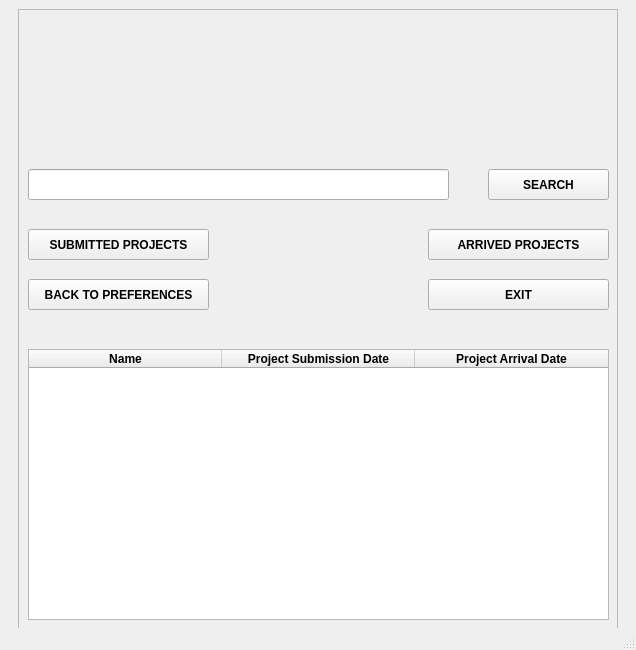
<?xml version="1.0" encoding="UTF-8"?>
<ui version="4.0">
 <class>interviews_page_MainWindow</class>
 <widget class="QMainWindow" name="interviews_page_MainWindow">
  <property name="geometry">
   <rect>
    <x>0</x>
    <y>0</y>
    <width>636</width>
    <height>650</height>
   </rect>
  </property>
  <property name="minimumSize">
   <size>
    <width>636</width>
    <height>650</height>
   </size>
  </property>
  <property name="maximumSize">
   <size>
    <width>636</width>
    <height>711</height>
   </size>
  </property>
  <property name="windowTitle">
   <string>                                                        INTERVIEWS PAGE</string>
  </property>
  <widget class="QWidget" name="centralwidget">
   <layout class="QGridLayout" name="gridLayout">
    <item row="0" column="0">
     <widget class="QFrame" name="frame">
      <property name="minimumSize">
       <size>
        <width>600</width>
        <height>650</height>
       </size>
      </property>
      <property name="maximumSize">
       <size>
        <width>600</width>
        <height>650</height>
       </size>
      </property>
      <property name="frameShape">
       <enum>QFrame::StyledPanel</enum>
      </property>
      <property name="frameShadow">
       <enum>QFrame::Raised</enum>
      </property>
      <property name="lineWidth">
       <number>0</number>
      </property>
      <property name="midLineWidth">
       <number>0</number>
      </property>
      <widget class="QLineEdit" name="search_lineEdit">
       <property name="geometry">
        <rect>
         <x>10</x>
         <y>160</y>
         <width>421</width>
         <height>31</height>
        </rect>
       </property>
       <property name="contextMenuPolicy">
        <enum>Qt::DefaultContextMenu</enum>
       </property>
       <property name="accessibleName">
        <string/>
       </property>
       <property name="accessibleDescription">
        <string/>
       </property>
       <property name="autoFillBackground">
        <bool>false</bool>
       </property>
       <property name="inputMethodHints">
        <set>Qt::ImhNone</set>
       </property>
       <property name="inputMask">
        <string/>
       </property>
       <property name="text">
        <string/>
       </property>
       <property name="echoMode">
        <enum>QLineEdit::Normal</enum>
       </property>
       <property name="alignment">
        <set>Qt::AlignCenter</set>
       </property>
       <property name="dragEnabled">
        <bool>false</bool>
       </property>
       <property name="readOnly">
        <bool>false</bool>
       </property>
       <property name="cursorMoveStyle">
        <enum>Qt::LogicalMoveStyle</enum>
       </property>
       <property name="clearButtonEnabled">
        <bool>false</bool>
       </property>
      </widget>
      <widget class="QPushButton" name="search_pushButton">
       <property name="geometry">
        <rect>
         <x>470</x>
         <y>160</y>
         <width>121</width>
         <height>31</height>
        </rect>
       </property>
       <property name="font">
        <font>
         <bold>true</bold>
        </font>
       </property>
       <property name="styleSheet">
        <string notr="true">
QPushButton:hover {

                  background-color: qlineargradient(spread:pad, x1:0, y1:0, x2:0, y2:1, stop:0 rgba(0,157, 255, 255), stop:1 rgba(30, 206, 255, 255));
                  color: rgb(255, 255, 255);
                  }

QPushButton:pressed {
                    background-color: rgb(255, 255, 255);
                    color: rgb(0, 0, 255);
                    }
</string>
       </property>
       <property name="text">
        <string>SEARCH</string>
       </property>
      </widget>
      <widget class="QPushButton" name="submitted_projects_pushButton">
       <property name="geometry">
        <rect>
         <x>10</x>
         <y>220</y>
         <width>181</width>
         <height>31</height>
        </rect>
       </property>
       <property name="font">
        <font>
         <bold>true</bold>
        </font>
       </property>
       <property name="styleSheet">
        <string notr="true">
QPushButton:hover {

                  background-color: qlineargradient(spread:pad, x1:0, y1:0, x2:0, y2:1, stop:0 rgba(0,157, 255, 255), stop:1 rgba(30, 206, 255, 255));
                  color: rgb(255, 255, 255);
                  }

QPushButton:pressed {
                    background-color: rgb(255, 255, 255);
                    color: rgb(0, 0, 255);
                    }
</string>
       </property>
       <property name="text">
        <string>SUBMITTED PROJECTS</string>
       </property>
      </widget>
      <widget class="QPushButton" name="back_to_preferences_pushButton">
       <property name="geometry">
        <rect>
         <x>10</x>
         <y>270</y>
         <width>181</width>
         <height>31</height>
        </rect>
       </property>
       <property name="font">
        <font>
         <bold>true</bold>
        </font>
       </property>
       <property name="styleSheet">
        <string notr="true">
QPushButton:hover {

                  background-color: qlineargradient(spread:pad, x1:0, y1:0, x2:0, y2:1, stop:0 rgba(0,157, 255, 255), stop:1 rgba(30, 206, 255, 255));
                  color: rgb(255, 255, 255);
                  }

QPushButton:pressed {
                    background-color: rgb(255, 255, 255);
                    color: rgb(0, 0, 255);
                    }
</string>
       </property>
       <property name="text">
        <string>BACK TO PREFERENCES</string>
       </property>
      </widget>
      <widget class="QPushButton" name="arrived_projects_pushButton">
       <property name="geometry">
        <rect>
         <x>410</x>
         <y>220</y>
         <width>181</width>
         <height>31</height>
        </rect>
       </property>
       <property name="font">
        <font>
         <bold>true</bold>
        </font>
       </property>
       <property name="styleSheet">
        <string notr="true">
QPushButton:hover {

                  background-color: qlineargradient(spread:pad, x1:0, y1:0, x2:0, y2:1, stop:0 rgba(0,157, 255, 255), stop:1 rgba(30, 206, 255, 255));
                  color: rgb(255, 255, 255);
                  }

QPushButton:pressed {
                    background-color: rgb(255, 255, 255);
                    color: rgb(0, 0, 255);
                    }
</string>
       </property>
       <property name="text">
        <string>ARRIVED PROJECTS</string>
       </property>
      </widget>
      <widget class="QPushButton" name="exit_pushButton">
       <property name="geometry">
        <rect>
         <x>410</x>
         <y>270</y>
         <width>181</width>
         <height>31</height>
        </rect>
       </property>
       <property name="font">
        <font>
         <bold>true</bold>
        </font>
       </property>
       <property name="styleSheet">
        <string notr="true">
QPushButton:hover {

                  background-color: qlineargradient(spread:pad, x1:0, y1:0, x2:0, y2:1, stop:0 rgba(0,157, 255, 255), stop:1 rgba(30, 206, 255, 255));
                  color: rgb(255, 255, 255);
                  }

QPushButton:pressed {
                    background-color: rgb(255, 255, 255);
                    color: rgb(0, 0, 255);
                    }
</string>
       </property>
       <property name="text">
        <string>EXIT</string>
       </property>
      </widget>
      <widget class="QTableWidget" name="interviews_page_tableWidget">
       <property name="geometry">
        <rect>
         <x>10</x>
         <y>340</y>
         <width>581</width>
         <height>271</height>
        </rect>
       </property>
       <property name="sizePolicy">
        <sizepolicy hsizetype="Fixed" vsizetype="Fixed">
         <horstretch>0</horstretch>
         <verstretch>0</verstretch>
        </sizepolicy>
       </property>
       <property name="font">
        <font>
         <bold>true</bold>
        </font>
       </property>
       <property name="lineWidth">
        <number>0</number>
       </property>
       <property name="midLineWidth">
        <number>0</number>
       </property>
       <property name="horizontalScrollBarPolicy">
        <enum>Qt::ScrollBarAsNeeded</enum>
       </property>
       <property name="sizeAdjustPolicy">
        <enum>QAbstractScrollArea::AdjustToContents</enum>
       </property>
       <property name="autoScroll">
        <bool>true</bool>
       </property>
       <attribute name="horizontalHeaderVisible">
        <bool>true</bool>
       </attribute>
       <attribute name="horizontalHeaderCascadingSectionResizes">
        <bool>false</bool>
       </attribute>
       <attribute name="horizontalHeaderMinimumSectionSize">
        <number>30</number>
       </attribute>
       <attribute name="horizontalHeaderDefaultSectionSize">
        <number>193</number>
       </attribute>
       <attribute name="verticalHeaderMinimumSectionSize">
        <number>24</number>
       </attribute>
       <attribute name="verticalHeaderDefaultSectionSize">
        <number>30</number>
       </attribute>
       <column>
        <property name="text">
         <string>Name</string>
        </property>
       </column>
       <column>
        <property name="text">
         <string>Project Submission Date</string>
        </property>
       </column>
       <column>
        <property name="text">
         <string>Project Arrival Date</string>
        </property>
       </column>
      </widget>
      <widget class="QLabel" name="interviews_image_label">
       <property name="geometry">
        <rect>
         <x>20</x>
         <y>0</y>
         <width>551</width>
         <height>141</height>
        </rect>
       </property>
       <property name="text">
        <string/>
       </property>
       <property name="pixmap">
        <pixmap>werhere_image.png</pixmap>
       </property>
      </widget>
     </widget>
    </item>
   </layout>
  </widget>
  <widget class="QStatusBar" name="statusbar"/>
 </widget>
 <resources/>
 <connections/>
</ui>
